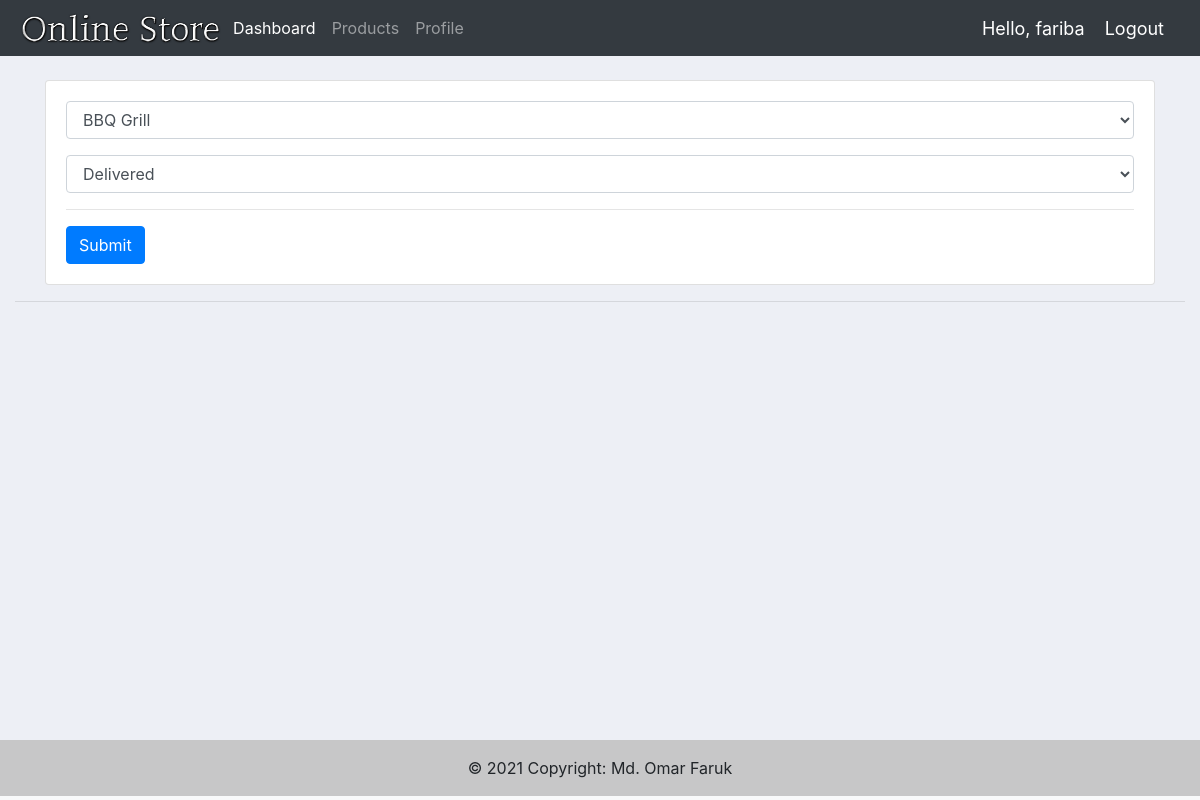
The page /update_order/1/ (signed in) on the database as committed earlier.
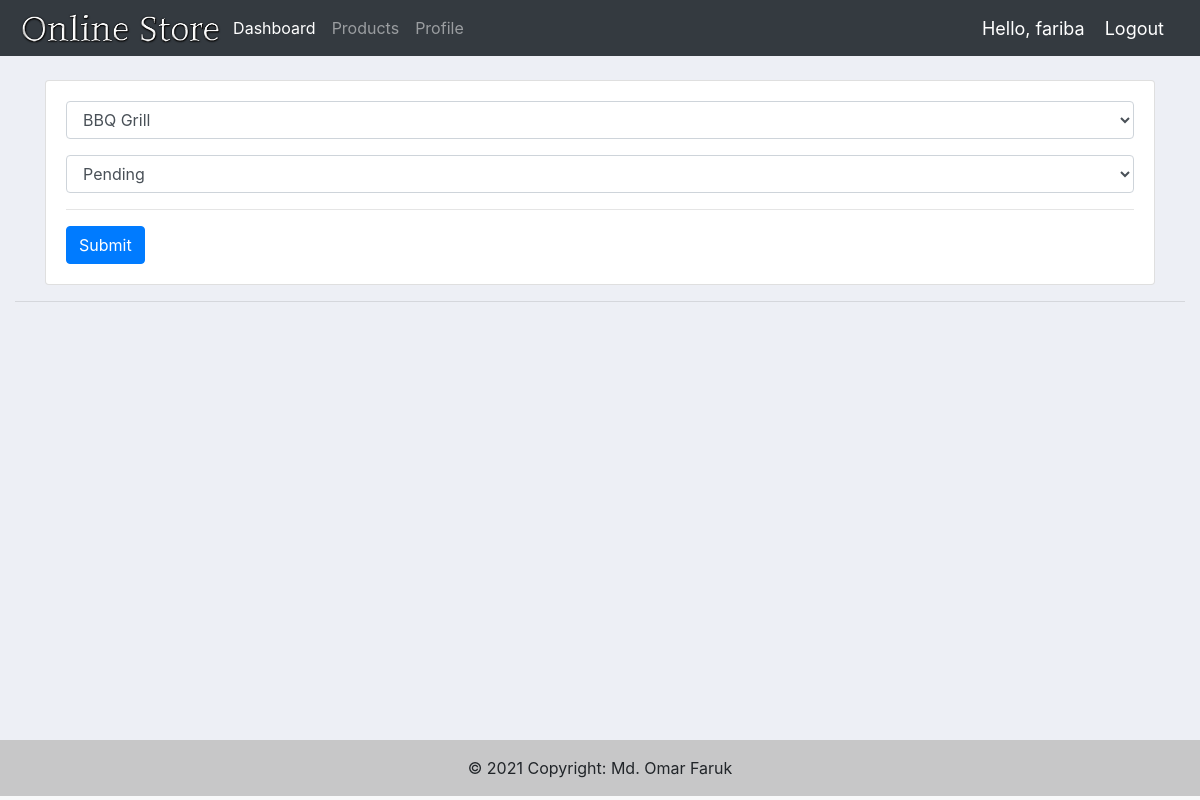
The same page on the database as committed later.
### accounts/models.py (models this page shows, shortened)
class Order(models.Model):
    STATUS = (
        ('Pending','Pending'),
        ('Out for delivery', 'Out for delivery'),
        ('Delivered','Delivered')
    )
    customer = models.ForeignKey(Customer, null=True, on_delete= models.SET_NULL)
    product = models.ForeignKey(Product, null=True, on_delete= models.SET_NULL)
    date_created = models.DateTimeField(auto_now_add=True, null=True)
    status = models.CharField(default="Pending",max_length=200,blank=True, null=True,choices=STATUS)

### accounts/decorators.py (the view)
        def wrapper_func(request, *args, **kwargs):
            group = None
            if request.user.groups.exists():
                group = request.user.groups.all()[0].name
            if group in allowed_roles:
                return view_func(request, *args, **kwargs)
            else:
                return HttpResponse('You are not authorized to this page')

### accounts/forms.py
class UpdateOrderForm(ModelForm):
    class Meta:
        model = Order
        fields = '__all__'
        exclude = ['customer']

### accounts/models.py (called while the page is built)
    def __str__(self):
        return self.name

### accounts/views.py (called while the page is built)
@login_required(login_url='login')
@allowed_users(allowed_roles=['shopowner'])
def updateOrder(request,pk):
    order = Order.objects.get(id=pk)
    form = UpdateOrderForm(instance=order)
    if request.method =='POST':
        form = UpdateOrderForm(request.POST,instance=order)
        if form.is_valid():
            form.save()
            return redirect('/')
    context = {'form':form}
    return render(request,'accounts/update_order.html',context)

### accounts/templates/accounts/update_order.html (shortened to what this page needs)
{% extends 'accounts/main.html' %}
{% load widget_tweaks %}
{% load static %}
{% block content %}
<br>
<div class="container">
    <div class="row">
        <div class="col-md">
            <div class="card card-body">
                <form action="" method="POST">
                        <p >{{form.product|add_class:'form-control'}}</p>
                        <p>{{form.status|add_class:'form-control'}}</p>
                    <hr>
                    <input class="btn btn-primary" type="submit" name="Submit">
                </form>
            </div>
        </div>
    </div>
</div>
{% endblock %}

Rows that differ between the two databases and show on the page:
changed Order "BBQ Grill": status "Delivered" → "Pending"
